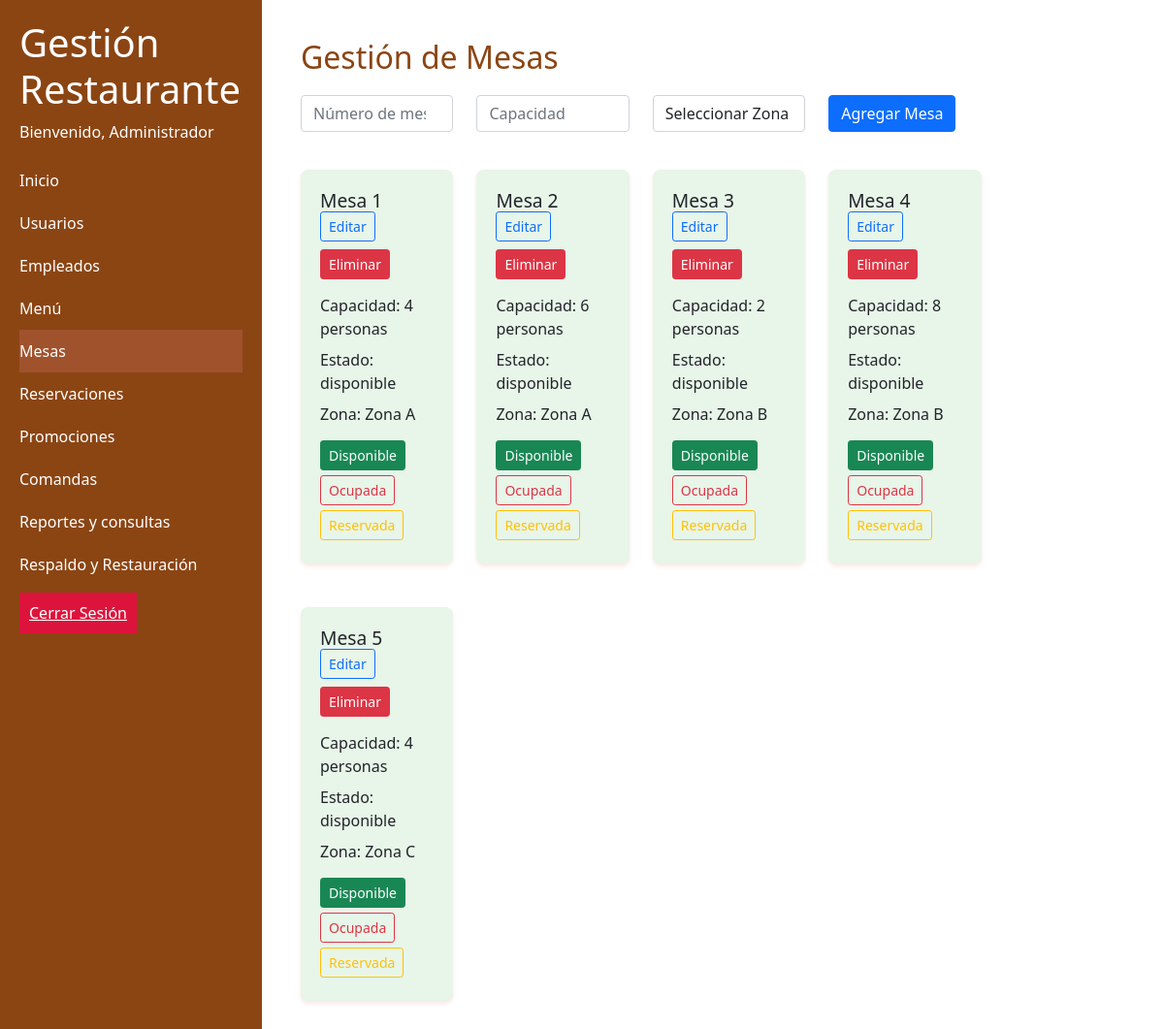
Page /mesas.php (signed in) on the committed database.
### tables this page shows
CREATE TABLE `mesas` (
  `id` int(11) NOT NULL AUTO_INCREMENT,
  `numero` int(11) NOT NULL,
  `capacidad` int(11) NOT NULL,
  `estado` enum('disponible','ocupada','reservada') NOT NULL,
  `ultima_actualizacion` timestamp NOT NULL DEFAULT current_timestamp(),
  `zona_id` int(11) DEFAULT NULL,
  PRIMARY KEY (`id`),
  KEY `zona_id` (`zona_id`),
  CONSTRAINT `mesas_ibfk_1` FOREIGN KEY (`zona_id`) REFERENCES `zonas` (`id`)
);

CREATE TABLE `zonas` (
  `id` int(11) NOT NULL AUTO_INCREMENT,
  `nombre` varchar(50) NOT NULL,
  PRIMARY KEY (`id`)
);

### mesas.php (the view, shortened to what this page needs)
<?php
if(isset($_SESSION['usuario'])){
include 'includes/header.php';
$conn = new mysqli("localhost", "root", "", "restaurante_db");
$sql = "SELECT m.*, z.nombre as zona_nombre FROM mesas m
        LEFT JOIN zonas z ON m.zona_id = z.id
        ORDER BY m.numero";
$result = $conn->query($sql);
?>
    <link href="https://cdn.jsdelivr.net/npm/bootstrap@5.1.3/dist/css/bootstrap.min.css" rel="stylesheet">
    <link rel="stylesheet" type="text/css" href="Static/css/mesas.css">
            <div class="col-md-10 main-content">
                <h2>Gestión de Mesas</h2>
                <form method="POST" class="mb-4 needs-validation" novalidate>
                    <div class="row">
                        <div class="col-md-3">
                            <input type="number" name="numero" class="form-control" placeholder="Número de mesa" required min="1">
                        </div>
                        <div class="col-md-3">
                            <input type="number" name="capacidad" class="form-control" placeholder="Capacidad" required min="1">
                        </div>
                        <div class="col-md-3">
                            <select name="zona" class="form-control" required>
                                <option value="">Seleccionar Zona</option>
                            </select>
                        </div>
                        <div class="col-md-3">
                            <button type="submit" name="agregar" class="btn btn-primary">Agregar Mesa</button>
                        </div>
                    </div>
                </form>
                <div class="row">
                    <?php while($row = $result->fetch_assoc()): ?>
                        <div class="col-md-3 mb-4">
                            <div class="mesa-card <?php echo $row['estado']; ?>">
                                <h3>Mesa <?php echo $row['numero']; ?>
                                <p><button type="button" class="btn btn-sm btn-outline-primary" data-bs-toggle="modal" data-bs-target="#editModal<?php echo $row['id']; ?>">
                                        Editar
                                    </button>
                                    <button type="button" class="btn btn-sm btn-danger mt-2" data-bs-toggle="modal" data-bs-target="#deleteModal<?php echo $row['id']; ?>">
                                        Eliminar
                                    </button></p>
                                </h3>
                                <p>Capacidad: <?php echo $row['capacidad']; ?> personas</p>
                                <p>Estado: <?php echo $row['estado']; ?></p>
                                <p>Zona: <?php echo $row['zona_nombre']; ?></p>
                                <div class="estado-buttons">
                                    <form method="POST" class="d-inline">
                                        <button type="submit" name="estado" value="disponible"
                                                class="btn btn-sm <?php echo $row['estado'] == 'disponible' ? 'btn-success' : 'btn-outline-success'; ?>">
                                            Disponible
                                        </button>
                                        <button type="submit" name="estado" value="ocupada"
                                                class="btn btn-sm <?php echo $row['estado'] == 'ocupada' ? 'btn-danger' : 'btn-outline-danger'; ?>">
                                            Ocupada
                                        </button>
                                        <button type="submit" name="estado" value="reservada"
                                                class="btn btn-sm <?php echo $row['estado'] == 'reservada' ? 'btn-warning' : 'btn-outline-warning'; ?>">
                                            Reservada
                                        </button>
                                    </form>
                                </div>
                            </div>
                        </div>
                    <?php endwhile; ?>
                </div>
            </div>
        </div>
    </div>
<?php
include 'includes/footer.php';
} else {
    header("Location: login.php");
}
?>

### Static/css/styles.css (style rules this page uses)
html, body { height: 100%; margin: 0; padding: 0; font-family: 'Poppins', sans-serif; }
body { margin: 0; padding: 0; min-height: 100vh; background-color: #f8f9fa; }
input:invalid { animation: shake 0.3s; }
.content h2 { color: #8B4513; margin-bottom: 20px; }
.main-content { padding: 20px; }
.mesa-card { padding: 20px; border-radius: 8px; box-shadow: 0 2px 4px rgba(255, 12, 12, 0.1); margin-bottom: 20px; }
.mesa-card.disponible { background-color: #e8f5e9; }
.mesa-card h3 { margin-bottom: 15px; font-size: 1.2rem; }
.mesa-card p { margin-bottom: 8px; }
.estado-buttons { margin-top: 15px; }
.estado-buttons button { margin-right: 5px; margin-bottom: 5px; }
.form-control { margin-bottom: 15px; }

### Static/css/mesas.css (style rules this page uses)
.main-content { padding: 20px; }
.mesa-card { padding: 20px; border-radius: 8px; box-shadow: 0 2px 4px rgba(255, 12, 12, 0.1); margin-bottom: 20px; }
.mesa-card.disponible { background-color: #e8f5e9; }
.mesa-card h3 { margin-bottom: 15px; font-size: 1.2rem; }
.mesa-card p { margin-bottom: 8px; }
.estado-buttons { margin-top: 15px; }
.estado-buttons button { margin-right: 5px; margin-bottom: 5px; }
.form-control { margin-bottom: 15px; }

### rows in the picture
mesas: numero "1", capacidad "4", estado "disponible", zona.nombre "Zona A"
mesas: numero "2", capacidad "6", estado "disponible", zona.nombre "Zona A"
mesas: numero "3", capacidad "2", estado "disponible", zona.nombre "Zona B"
mesas: numero "4", capacidad "8", estado "disponible", zona.nombre "Zona B"
mesas: numero "5", capacidad "4", estado "disponible", zona.nombre "Zona C"

### other values in the picture
$nombreUsuario "Administrador"
